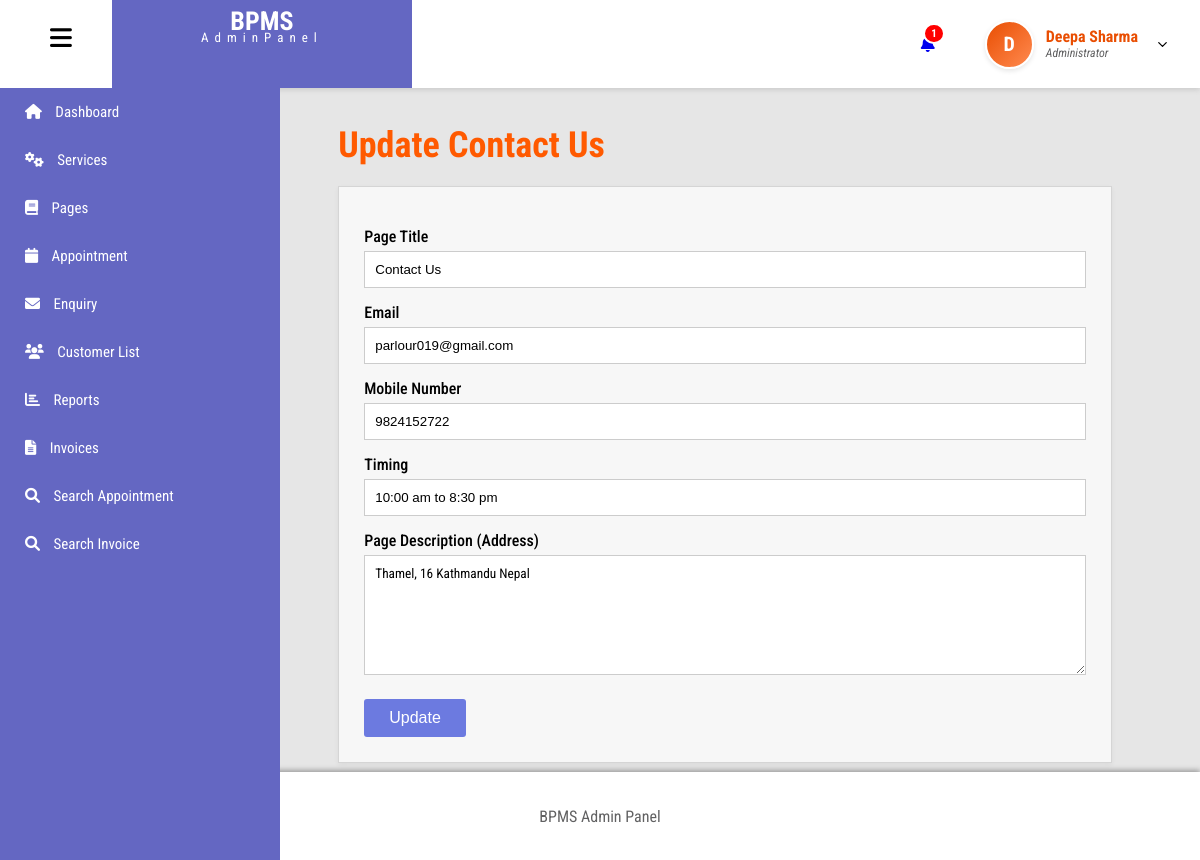
Page /admin/contact-us.php (signed in) on the committed database.
### tables this page shows
CREATE TABLE `tblusers` (
  `id` int(11) NOT NULL,
  `FullName` varchar(100) DEFAULT NULL,
  `email` varchar(100) NOT NULL,
  `Image` varchar(200) DEFAULT NULL,
  `password` varchar(255) NOT NULL,
  `role` enum('admin','user') NOT NULL,
  `created_at` timestamp NOT NULL DEFAULT current_timestamp(),
  `MobileNumber` varchar(15) DEFAULT NULL
);

CREATE TABLE `tblpages` (
  `ID` int(11) NOT NULL,
  `PageType` varchar(50) DEFAULT NULL,
  `PageTitle` varchar(200) DEFAULT NULL,
  `Email` varchar(200) DEFAULT NULL,
  `MobileNumber` bigint(12) DEFAULT NULL,
  `Timing` varchar(200) DEFAULT NULL,
  `PageDescription` mediumtext DEFAULT NULL
);

### admin/contact-us.php (the view, shortened to what this page needs)
<?php
$con = mysqli_connect("localhost", "root", "", "pms_db");
$ret = mysqli_query($con, "SELECT * FROM tblpages WHERE PageType='contactus'");
$row = mysqli_fetch_array($ret);
?>
<!DOCTYPE html>
<html lang="en">
<head>
    <link rel="stylesheet" href="css/contact-us.css">
</head>
<body>
<?php include 'includes/header.php'; ?>
<?php include 'includes/sidebar.php'; ?>
    <div id="main-content" class="main-content">
        <div class="container">
            <h1 class="title">Update Contact Us</h1>
            <div class="panel">
                <form method="post">
                    <label>Page Title</label>
                    <input type="text" name="pagetitle" value="<?php echo $row['PageTitle'];?>" class="input">
                    <label>Email</label>
                    <input type="email" name="email" value="<?php echo $row['Email'];?>" class="input">
                    <label>Mobile Number</label>
                    <input type="text" name="mobilenumber" value="<?php echo $row['MobileNumber'];?>" class="input">
                    <label>Timing</label>
                    <input type="text" name="timing" value="<?php echo $row['Timing'];?>" class="input">
                    <label>Page Description (Address)</label>
                    <textarea name="pagedescription" class="textarea"><?php echo $row['PageDescription'];?></textarea>
                    <div class="action-buttons">
                        <button type="submit" name="update" class="btn">Update</button>
                    </div>
                </form>
            </div>
        </div>
    </div>
<?php include 'includes/footer.php'; ?>
</body>
</html>

### admin/includes/header.php (shortened to what this page needs)
<?php
include_once('includes/dbconnection.php');
$adminid = $_SESSION['bpmsaid'];
$headerQuery = mysqli_query($con, "SELECT FullName, Image FROM tblusers WHERE id='$adminid'");
$adminData = mysqli_fetch_array($headerQuery);
$fullName = !empty($adminData['FullName']) ? $adminData['FullName'] : "Admin";
$adminImage = $adminData['Image'];
$initial = strtoupper(substr($fullName, 0, 1));
$ret = mysqli_query($con, "SELECT ID FROM tblappointment WHERE Status='Pending' OR Status='' OR Status='0'");
$new_count = mysqli_num_rows($ret);
?>
<!DOCTYPE html>
<html lang="en">
<head>
  <link rel="stylesheet" href="https://cdnjs.cloudflare.com/ajax/libs/font-awesome/6.0.0/css/all.min.css">
  <link rel="stylesheet" href="includes/header.css">
</head>
<body>
<header id="header">
  <div class="logo">
    <i class="fa-solid fa-bars" id="hamburger"></i>
    <div class="logo2">
      <h1>BPMS</h1>
      <p>AdminPanel</p>
    </div>
  </div>
  <div class="icon">
    <div class="bell">
      <a href="new-appointment.php" style="position: relative; text-decoration: none;">
        <i class="fa-solid fa-bell"></i>
        <?php if($new_count > 0): ?>
          <span class="notification-badge"><?php echo $new_count; ?></span>
        <?php endif; ?>
      </a>
    </div>
    <div class="admin-profile-container" style="position: relative; display: flex; align-items: center;">
      <div class="user" onclick="toggleDropdown()" style="cursor: pointer;">
        <div class="avatar-circle">
            <?php if(empty($adminImage)): ?>
                <?php echo $initial; ?>
            <?php else: ?>
                <img src="images/<?php echo $adminImage; ?>" alt="Admin Profile" class="profile-pic">
            <?php endif; ?>
        </div>
        <div class="user-text">
          <h3><?php echo $fullName; ?></h3>
          <p>Administrator</p>
        </div>
        <img src="images/dropdown.svg" alt="dropdown" id="drop-arrow" style="transition: transform 0.3s;">
      </div>
    </div>
  </div>
</header>
</body>
</html>

### admin/css/contact-us.css (style rules this page uses)
body { background: #e6e6e6; font-family: 'Poppins', 'Roboto', sans-serif; margin: 0; }
.main-content { position: relative; top: 60px; margin-left: 0; min-height: 100vh; padding: 20px; background: #e6e6e6; box-sizing: border-box; transition: margin-left 0.3s ease; }
.main-content.shifted { margin-left: 250px; }
.container { width: 85%; margin: 0 auto; padding-top: 20px; padding-bottom: 40px; }
.title { color: #ff5a00; font-size: 36px; margin-bottom: 20px; }
.panel { background: #f7f7f7; border: 1px solid #d5d5d5; padding: 25px; box-shadow: 0 2px 5px rgba(0,0,0,0.05); }
label { display: block; margin-top: 15px; margin-bottom: 5px; font-weight: 500; }
.input { width: 100%; padding: 10px; border: 1px solid #ccc; box-sizing: border-box; }
.textarea { width: 100%; height: 120px; padding: 10px; border: 1px solid #ccc; box-sizing: border-box; font-family: inherit; }
.action-buttons { margin-top: 20px; }
.btn { padding: 10px 25px; background: #6c7ae0; border: none; color: white; cursor: pointer; border-radius: 3px; font-size: 16px; }

### admin/includes/header.css (style rules this page uses)
body { font-family: 'Roboto Condensed', sans-serif; margin: 0; padding: 0; background-color: #e3e3e3; }
#header { display: flex; justify-content: space-between; height: 11vh; background-color: white; box-shadow: 0 2px 5px rgb(181, 176, 176); position: sticky; top: 0; z-index: 1000; }
.logo { display: flex; gap: 40px; }
.logo i { font-size: 25px; padding-top: 25px; margin-left: 50px; cursor: pointer; }
.logo2 { width: 300px; height: 11vh; text-align: center; background-color: #6467c2; color: white; line-height: 12px; font-size: 13px; }
.logo2 h1 { margin: 15px 0 5px 0; }
.logo2 p { letter-spacing: 6px; margin: 0; }
.icon { display: flex; }
.bell { padding: 30px 50px; display: flex; align-items: center; }
.notification-badge { position: absolute; top: -12px; right: -10px; background-color: #ff0000; color: white; font-size: 11px; padding: 2px 6px; border-radius: 50%; font-weight: bold; border: 2px solid white; }
.user { display: flex; gap: 12px; padding-right: 30px; align-items: center; height: 100%; }
.avatar-circle { width: 45px; height: 45px; border-radius: 50%; background: linear-gradient(135deg, #e94e02, #ff8a50); color: white; display: flex; align-items: center; justify-content: center; font-weight: bold; font-size: 20px; overflow: hidden; border: 2px solid #fff; box-shadow: 0 2px 5px rgba(0,0,0,0.1); }
.user-text { line-height: 1.2; }
.user-text h3 { color: #e94e02; margin: 0; font-size: 16px; }
.user-text p { font-style: italic; color: rgb(97, 97, 98); margin: 0; font-size: 12px; }
.user img#drop-arrow { width: 15px; margin-left: 5px; }

### admin/includes/sidebar.css (style rules this page uses)
#header { position: fixed; top: 0; left: 0; height: 11vh; width: 100%; background: #ffffff; display: flex; justify-content: space-between; align-items: center; box-shadow: 0 2px 5px #ccc; z-index: 2000; }

### rows in the picture
tblusers: FullName "D", FullName "Deepa Sharma"
tblpages: pagetitle "Contact Us", email "parlour019@gmail.com", mobilenumber "9824152722", timing "10:00 am to 8:30 pm", pagedescription "Thamel, 16 Kathmandu Nepal"

### other values in the picture
$new_count "1"
